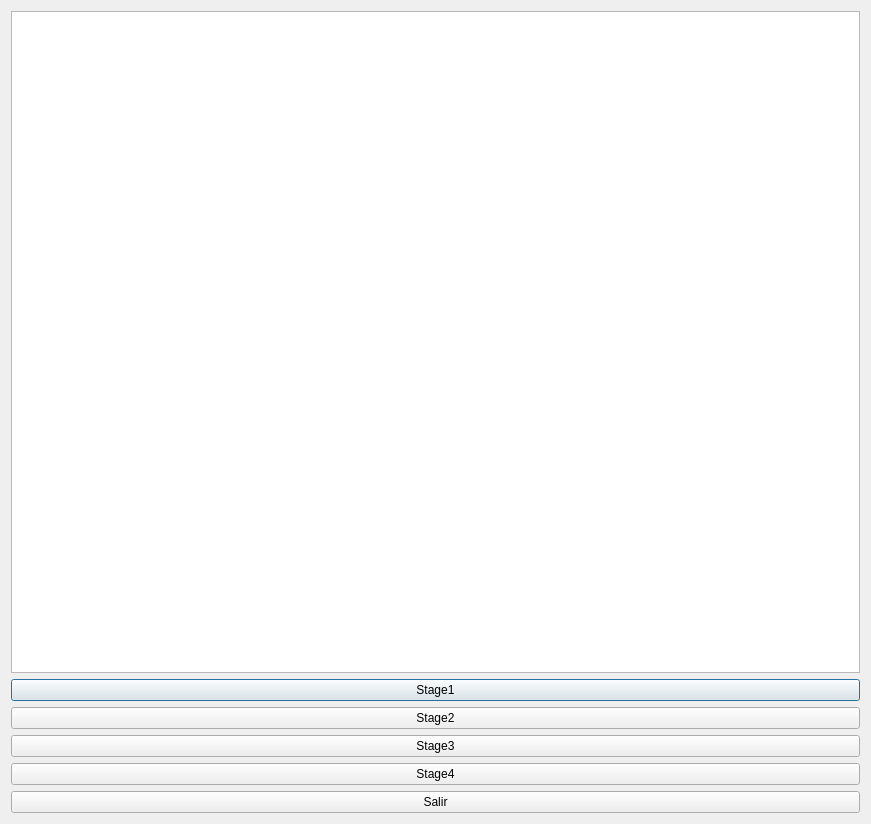
<?xml version="1.0" encoding="UTF-8"?>
<ui version="4.0">
 <class>Enviroment</class>
 <widget class="QDialog" name="Enviroment">
  <property name="geometry">
   <rect>
    <x>0</x>
    <y>0</y>
    <width>871</width>
    <height>824</height>
   </rect>
  </property>
  <property name="windowTitle">
   <string>Dialog</string>
  </property>
  <layout class="QGridLayout" name="gridLayout">
   <item row="0" column="0">
    <widget class="QGraphicsView" name="graphicsView"/>
   </item>
   <item row="1" column="0">
    <widget class="QPushButton" name="pushButton">
     <property name="text">
      <string>Stage1</string>
     </property>
    </widget>
   </item>
   <item row="2" column="0">
    <widget class="QPushButton" name="pushButton_2">
     <property name="text">
      <string>Stage2</string>
     </property>
    </widget>
   </item>
   <item row="3" column="0">
    <widget class="QPushButton" name="pushButton_3">
     <property name="text">
      <string>Stage3</string>
     </property>
    </widget>
   </item>
   <item row="4" column="0">
    <widget class="QPushButton" name="pushButton_4">
     <property name="text">
      <string>Stage4</string>
     </property>
    </widget>
   </item>
   <item row="5" column="0">
    <widget class="QPushButton" name="pushButton_5">
     <property name="text">
      <string>Salir</string>
     </property>
    </widget>
   </item>
  </layout>
 </widget>
 <resources/>
 <connections/>
</ui>
